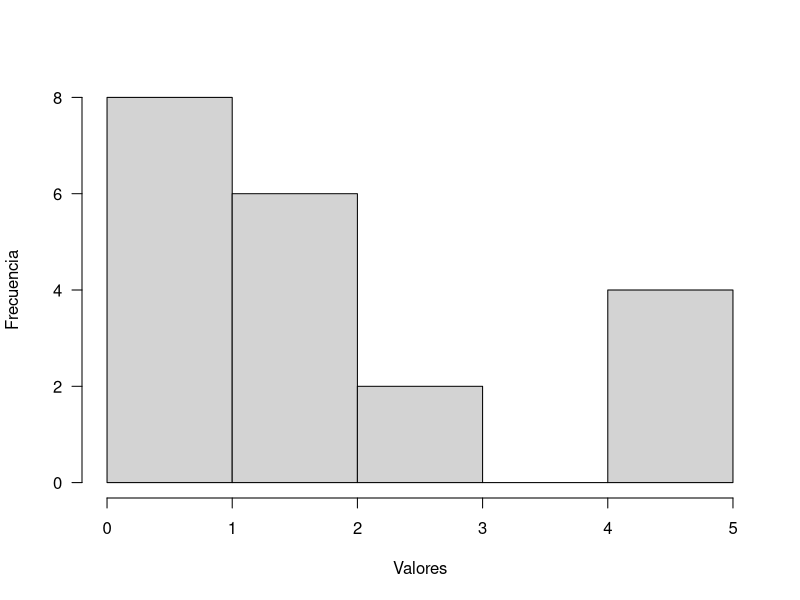

This chart was generated by the following R code:
##########################################################
##### CURSO Modelado y estimación de ocupación para  #####
#####  poblaciones y comunidades de especies bajo    #####
#####           enfoque Bayesiano.                   #####
#######      CCT Mendoza - ABRIL 2023                #####
##########################################################
###########         Ejemplo 1 - Módulo 2         #########
###########             Probabilidades           #########
##########################################################

# Para las funciones de probabilidad estándares, en r hay funciones que permiten
# generar valores dentro de esa probabilidad (r), calcular probablidades (d),
# calcular probabilidades acumuladas (p) y determinar cuantiles (q).

# Cada función tiene nombres y argumentos específicos:
# Normal: rnorm(), dnorm(), pnorm(), qnorm() 
# Poisson: rpois(), dpois(), ppois(), qpois()
# Binomial: rbin(), dbin(), pbin(), qbin()

# DISTRIBUCIONES DISCRETAS----

# ---------#
#  Poisson #
# ---------#
# Simulemos conteos de individuos en 20 grillas, que poseen una media de
# 3 individuos por grilla 

y <- rpois(n = 20, lambda = 3)
hist(y, xlab = "Valores", ylab = "Frecuencia", main = "",
     bty =  "n",  las = 1)

# Para ver en detalle argumentos para  modificar los gráficos los puede
# explorar en ?par

# Para calcular la probabilidad de obtener 5 conteos de individuos por grilla utilizamos
dpois(5, lambda = 3) 

# Para calcular la probabilidad de obtener un valor menor o igual a 5,
ppois(5, lambda = 3)

# Actividad ----
# 1) ¿Cómo cambia la forma de la distribución de Poisson a medida que cambia λ?
# 2) Genere 10 valores con un valor de lambda de 1.4 
# 3) ¿Cuál es la probabilidad de obtener y = 0 para para λ = 1.3?
# 4) ¿Cuál es la probabilidad de y > 5 para λ=1.3?

# DISTRIBUCIONES CONTINUAS----
# ---------#
#  Normal  #
# ---------#
# 
# 
